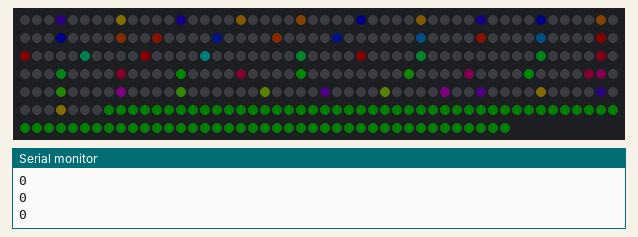
Simulated run of this sketch. Board: Arduino Uno, built with avr-gcc and run on an emulated ATmega328P. On the bench: 341 RGB LEDs in strip order, left to right, continuing on the next row, the last lines printed to the serial monitor. Dim RGB values are drawn brighter than linear.

Above: at 2.19 s.
At 4.8 s:
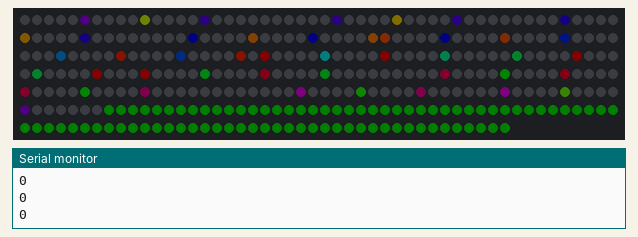
At 6.43 s:
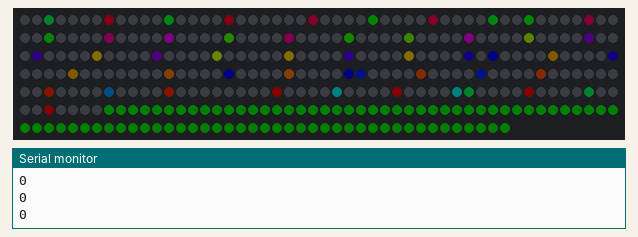
At 10.98 s:
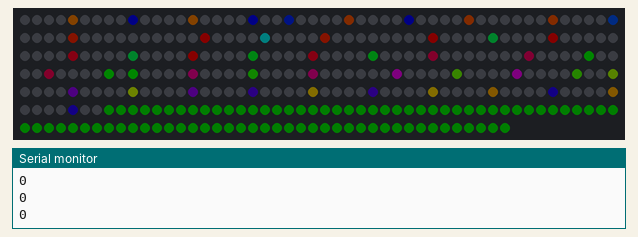
At 12.1 s:
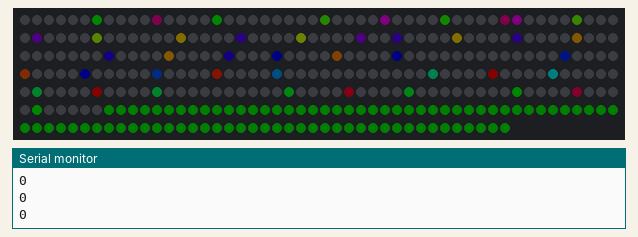
At 21.1 s:
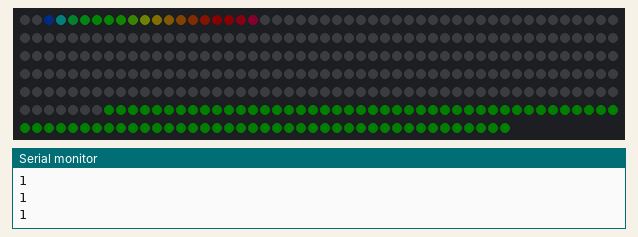

Measured:
- what the display in image 4 shows lasts 1.1 s, from 12.0 s to 13.1 s

The sketch:

Patterns.ino
```cpp
#include <FastLED.h>
#include "fibonacci.h"

FASTLED_USING_NAMESPACE

// FastLED "100-lines-of-code" demo reel, showing just a few
// of the kinds of animation patterns you can quickly and easily
// compose using FastLED.
//
// This example also shows one easy way to define multiple
// animations patterns and have them automatically rotate.
//
// -Mark Kriegsman, December 2014

#if defined(FASTLED_VERSION) && (FASTLED_VERSION < 3001000)
#warning "Requires FastLED 3.1 or later; check github for latest code."
#endif

#define DATA_PIN    4
#define LED_TYPE    WS2812
#define COLOR_ORDER GRB
#define NUM_EDGE     84
#define NUM_CENTER  256
#define NUM_LEDS    (NUM_EDGE + NUM_CENTER + 1)
#define PI 3.14159

CRGB leds[NUM_LEDS];
void set_absolute(uint16_t i, const struct CRGB& color){
  if(i < NUM_LEDS){
    leds[i] = color;
  }
}
void set_edge(uint16_t i, const struct CRGB& color){
  uint16_t led = 1 + NUM_CENTER + i;
  set_absolute(led, color);
}
void set_fibonacci(uint16_t i, const struct CRGB& color){
  if(i < 256){
    set_absolute(1 + fibindex[i], color);
  }
}


#define BRIGHTNESS         8
#define FRAMES_PER_SECOND  10

void set_pixel(int i, CRGB color){
  set_absolute(i + 1, color);
}

CHSV hsv;
void setup() {
  hsv.hue = 0;
  hsv.val = 255;
  hsv.sat = 240;
  Serial.begin(115200);
  Serial.println("powered by WyoLum.com");
  delay(2000); // limit reset frequency to 1 Hz!

  // tell FastLED about the LED strip configuration
  FastLED.addLeds<LED_TYPE,DATA_PIN,COLOR_ORDER>(leds, NUM_LEDS).setCorrection(TypicalLEDStrip);
  //FastLED.addLeds<LED_TYPE,DATA_PIN,CLK_PIN,COLOR_ORDER>(leds, NUM_LEDS).setCorrection(TypicalLEDStrip);

  // set master brightness control
  FastLED.setBrightness(BRIGHTNESS);
}


void jazz();

// List of patterns to cycle through.  Each is defined as a separate function below.
typedef void (*SimplePatternList[])();
SimplePatternList gPatterns = {one};

uint8_t gCurrentPatternNumber = 0; // Index number of which pattern is current
uint8_t gHue = 0; // rotating "base color" used by many of the patterns

void loop()
{
  // Call the current pattern function once, updating the 'leds' array
  //gPatterns[gCurrentPatternNumber]();
  rainbow_hours();
  // send the 'leds' array out to the actual LED strip
  //fill_solid(leds, NUM_LEDS, CRGB::Black);

  //FastLED.show();
  // insert a delay to keep the framerate modest
  //FastLED.delay(1000/FRAMES_PER_SECOND);

  // do some periodic updates
  //EVERY_N_MILLISECONDS( 20 ) { gHue++; } // slowly cycle the "base color" through the rainbow
  //EVERY_N_SECONDS( 10 ) { nextPattern(); } // change patterns periodically
}

#define ARRAY_SIZE(A) (sizeof(A) / sizeof((A)[0]))

void off(){
  for(int i = 0; i < NUM_LEDS; i++){
    leds[i] = CRGB::Black;
  }
}
//                       12   1   2   3   4   5   6   7   8   9  10  11
uint8_t hour_leds[12] = {95, 97, 99,137,174,176,177,218,253, 18, 21, 58};
//uint8_t hour_leds[12] = { };

uint8_t fib_lookup(uint8_t i){
  uint8_t out = 0;
  for(out=0; out<256; out++){
    if(fibindex[out] == i){
      return out;
    }
  }
}

void setFib(int16_t i, const struct CRGB& color){
  set_pixel(fibindex[i], color);
}

void draw_hand(int16_t start, uint8_t step, const struct CRGB&  color){
  for(int j=start; j >= 0; j -= step){
    setFib(j, color);
  }
}

void rainbow_hand(int16_t start, uint8_t step, int8_t deltahue){
  for(int j=start; j > 0; j -= step){
    setFib(j, hsv);
    hsv.hue += deltahue;
  }
  hsv.hue = (hsv.hue - start/step * deltahue) % 256;
}

void draw_hour_edge(unsigned long long t, const struct CRGB& color){
  float minutes = t / 60.;
  int hh = (t / 3600) % 12;
  int led;
  float theta = (2 * PI * minutes) / (720);

  // edge lighting
  for(int i = 0; i < 7; i++){
    led = hh * 7 + 17 + i;
    led %= NUM_EDGE;
    set_pixel(NUM_CENTER + led, color);
  }
}

//uint8_t fib[6] = {5, 8, 13, 21, 34, 55};
uint8_t fib[6] = {5, 13, 34, 55, 21, 8};

void hours(){
  for(uint8_t f = 1; f < 2; f++){
    for(int i=0; i < 1; i++){
      off();
      draw_hour_edge(i * 3600, CRGB::Blue);

      // find hour in fibindex and count back from there
      //uint8_t hand_start = fib_lookup(hour_leds[i]);
      //draw_hand(hand_start, fib[f], CRGB::Blue);
      //FastLED.show();
      //FastLED.delay(100);
    }
  }
}

void rainbow_hours(){
  off();
  draw_hour_edge(3 * 3600, CRGB::Blue);
  int8_t deltahue = 10;
  int i = (millis() / 1000) % 12;
  uint8_t f = (millis() / 13000) % 6;
  Serial.println(f);
  off();
  //draw_hour_edge(i * 3600, hsv);

  // find hour in fibindex and count back from there
  uint8_t hand_start = fib_lookup(hour_leds[i]);
  rainbow_hand(hand_start, fib[f], deltahue);
  for(i=0; i < NUM_EDGE; i++){
    set_edge(i, CRGB::Green);
  }
  FastLED.show();
  FastLED.show();
  //FastLED.delay(0);
}


void jazz(){
  uint8_t deltahue = 10;
  uint8_t fibidx = (millis() / 5000) % 6;
  uint8_t step = fib[fibidx];
  off();
  rainbow_hand(255, step, deltahue);
}
// 34
void one(){
  for(uint16_t i = 0; i < 64; i++){
    //set_fibonacci(i, CRGB::Black);
  }
  for(uint16_t i = 4; i < 4 + 16; i++){
    set_fibonacci(i, CRGB::Blue);
  }


  for(uint16_t i = 256-35; i < 256; i++){
    set_fibonacci(i, CRGB::Green);
  }
}
```
